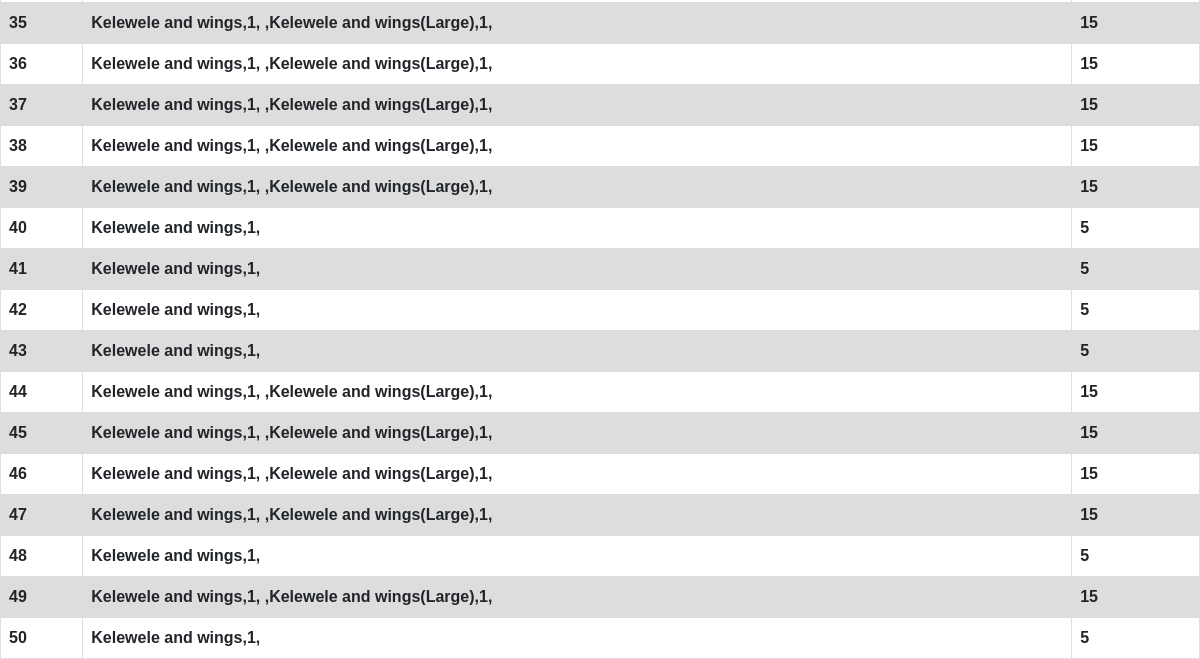
Page /vendors (lower part) on the earlier database version.
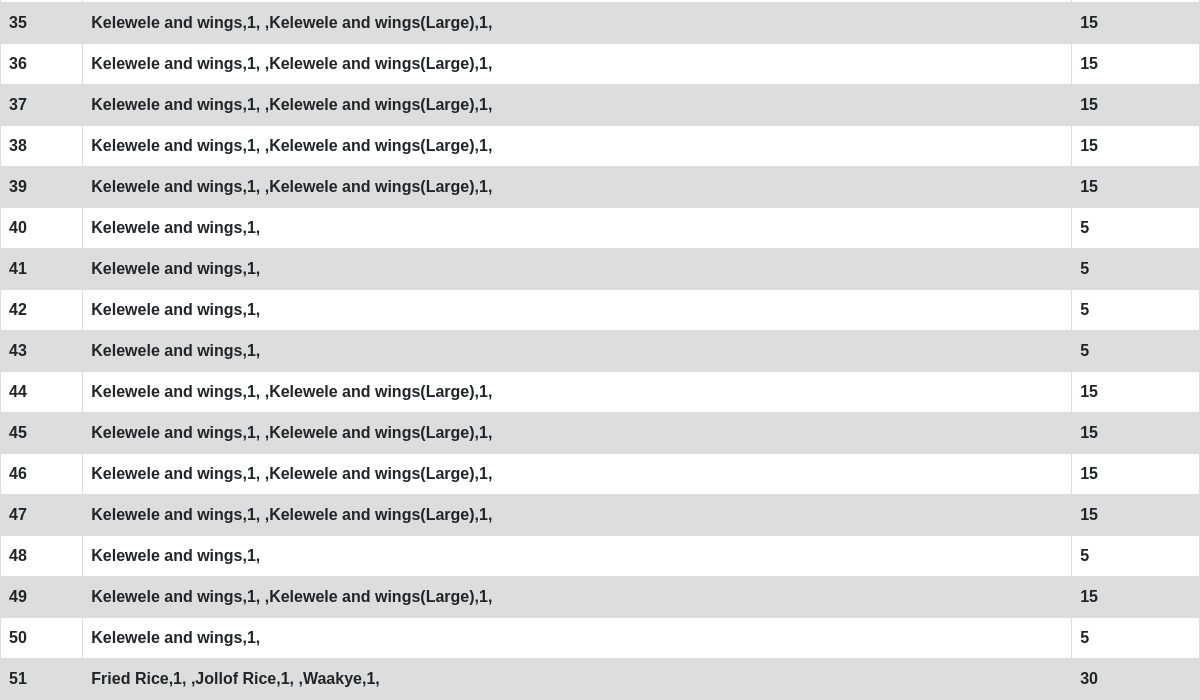
Same page on the later database version.
### app.py (models this page shows, shortened)
class Order(db.Model):
    id = db.Column(db.Integer, primary_key=True)
    name = db.Column(db.String(200))
    room = db.Column(db.Integer)
    pNumber = db.Column(db.String(10))
    aNumber = db.Column(db.String(10))
    hostel = db.Column(db.String(100))
    food = db.Column(db.String(1000))
    quantity = db.Column(db.Integer)
    status = db.Column(db.Integer)
    block = db.Column(db.String(100))
    total = db.Column(db.String(10))
    date_created = db.Column(db.DateTime, default=datetime.utcnow)
    vendor = db.Column(db.String(50))

### app.py (the view)
@app.route('/vendors')
def vendors():
    all_orders = Order.query.order_by(Order.date_created).all()
    return render_template('vendorportal.html', all_orders=all_orders)

### templates/vendorportal.html (shortened to what this page needs)
{% extends 'base.html' %}
{% block head %}
<link rel="stylesheet" href="{{ url_for('static', filename='css/table.css')}}">
{% endblock %}
{% block body %}
<table>
    {% for order in all_orders %}
    <tr>
        <th>{{ order.id }}</th>
        <th>{{order.food}}</th>
        <th>{{order.total}}</th>
    </tr>
    {% endfor %}
    </table>
{% endblock %}

Differences in the rows shown:
added Order: id "51", food "Fried Rice,1, ,Jollof Rice,1, ,Waakye,1,", total "30"
